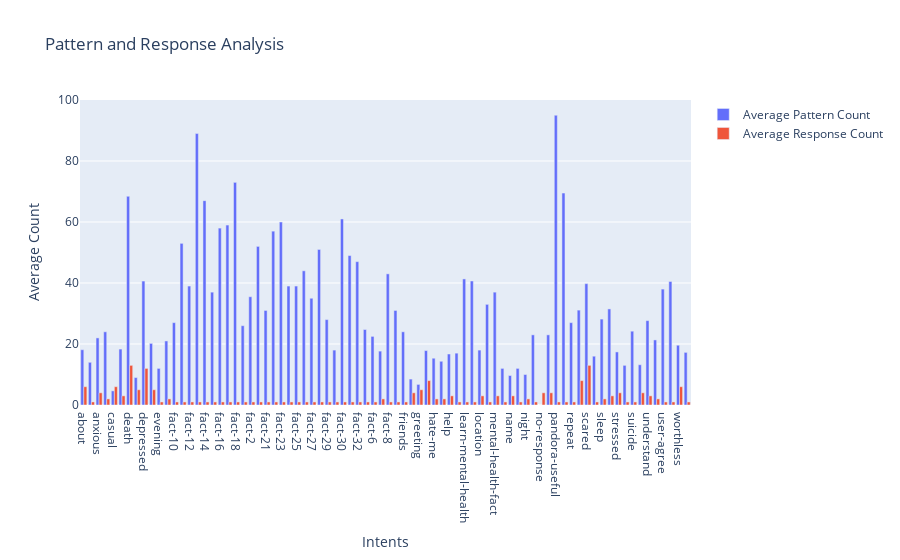

Notebook code for this chart:
### Code cell
df['pattern_count'] = df['patterns'].apply(lambda x: len(x))
df['response_count'] = df['responses'].apply(lambda x: len(x))
avg_pattern_count = df.groupby('tag')['pattern_count'].mean()
avg_response_count = df.groupby('tag')['response_count'].mean()

fig = go.Figure()
fig.add_trace(go.Bar(x=avg_pattern_count.index, y=avg_pattern_count.values, name='Average Pattern Count'))
fig.add_trace(go.Bar(x=avg_response_count.index, y=avg_response_count.values, name='Average Response Count'))
fig.update_layout(title='Pattern and Response Analysis', xaxis_title='Intents', yaxis_title='Average Count')
fig.show()

### Figure 1 — Plotly figure (JSON) as saved in the notebook; plotly's stock layout.template omitted (floating-point values rounded to 4 significant figures)
{"data": [{"name": "Average Pattern Count", "type": "bar", "x": ["about", "afternoon", "anxious", "ask", "casual", "creation", "death", "default", "depressed", "done", "evening", "fact-1", "fact-10", "fact-11", "fact-12", "fact-13", "fact-14", "fact-15", "fact-16", "fact-17", "fact-18", "fact-19", "fact-2", "fact-20", "fact-21", "fact-22", "fact-23", "fact-24", "fact-25", "fact-26", "fact-27", "fact-28", "fact-29", "fact-3", "fact-30", "fact-31", "fact-32", "fact-5", "fact-6", "fact-7", "fact-8", "fact-9", "friends", "goodbye", "greeting", "happy", "hate-me", "hate-you", "help", "jokes", "learn-mental-health", "learn-more", "location", "meditation", "mental-health-fact", "morning", "name", "neutral-response", "night", "no-approach", "no-response", "not-talking", "pandora-useful", "problem", "repeat", "sad", "scared", "skill", "sleep", "something-else", "stressed", "stupid", "suicide", "thanks", "understand", "user-advice", "user-agree", "user-meditation", "worthless", "wrong"], "y": [18.12, 14, 22, 24, 4.636, 18.33, 68.44, 9, 40.64, 20.2, 12, 21, 27, 53, 39, 89, 67, 37, 58, 59, 73, 26, 35.5, 52, 31, 57, 60, 39, 39, 44, 35, 51, 28, 18, 61, 49, 47, 24.75, 22.5, 17.67, 43, 31, 24, 8.5, 6.75, 17.85, 15.33, 14.33, 16.71, 17, 41.33, 40.67, 18, 33, 37, 12, 9.667, 12, 10, 23, 0, 23, 95, 69.5, 27, 31.11, 39.79, 16, 28.17, 31.5, 17.4, 13, 24.2, 13.2, 27.67, 21.33, 38, 40.5, 19.6, 17.25]}, {"name": "Average Response Count", "type": "bar", "x": ["about", "afternoon", "anxious", "ask", "casual", "creation", "death", "default", "depressed", "done", "evening", "fact-1", "fact-10", "fact-11", "fact-12", "fact-13", "fact-14", "fact-15", "fact-16", "fact-17", "fact-18", "fact-19", "fact-2", "fact-20", "fact-21", "fact-22", "fact-23", "fact-24", "fact-25", "fact-26", "fact-27", "fact-28", "fact-29", "fact-3", "fact-30", "fact-31", "fact-32", "fact-5", "fact-6", "fact-7", "fact-8", "fact-9", "friends", "goodbye", "greeting", "happy", "hate-me", "hate-you", "help", "jokes", "learn-mental-health", "learn-more", "location", "meditation", "mental-health-fact", "morning", "name", "neutral-response", "night", "no-approach", "no-response", "not-talking", "pandora-useful", "problem", "repeat", "sad", "scared", "skill", "sleep", "something-else", "stressed", "stupid", "suicide", "thanks", "understand", "user-advice", "user-agree", "user-meditation", "worthless", "wrong"], "y": [6, 1, 4, 2, 6, 3, 13, 5, 12, 5, 1, 2, 1, 1, 1, 1, 1, 1, 1, 1, 1, 1, 1, 1, 1, 1, 1, 1, 1, 1, 1, 1, 1, 1, 1, 1, 1, 1, 1, 2, 1, 1, 1, 4, 5, 8, 2, 2, 3, 1, 1, 1, 3, 1, 3, 1, 3, 1, 2, 1, 4, 4, 1, 1, 1, 8, 13, 1, 2, 3, 4, 1, 1, 4, 3, 2, 1, 1, 6, 1]}], "layout": {"title": {"text": "Pattern and Response Analysis"}, "xaxis": {"title": {"text": "Intents"}}, "yaxis": {"title": {"text": "Average Count"}}}}
